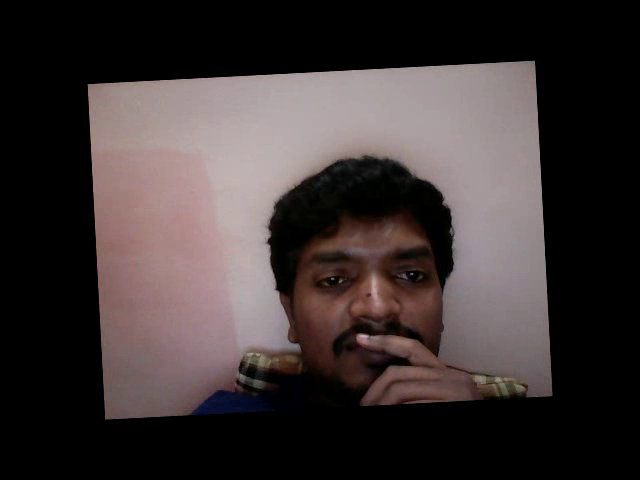
#> input picture frame 3 of Output/webcam_recording_Rotating.avi, 640 x 480 px, given in place of the camera
$ python '11. Rotation effect on Live web cam.py'
#> lines starting #> are read from the running program, lines starting #| are printed output that depends on the picture
import cv2
import time

def main():

    windowName = "Web cam Video"
    cv2.namedWindow(windowName)
    cap = cv2.VideoCapture(0)

    filename = "C:\\Users\\Srikanth\\Desktop\\Python\\Opencv\\Dataset\\output\\webcam_recording_Rotating.avi"
    codec = cv2.VideoWriter_fourcc('X','V','I','D')

    framerate = 30
    resolution = (640,480)

    videofile_output = cv2.VideoWriter(filename,codec,framerate,resolution)

    if cap.isOpened():
        ret, frame = cap.read()
#> frame is the input picture: shape (480, 640, 3); mean B, G, R 52.4, 52.6, 61.1
    else:
        ret = False

    rows, columns, channels = frame.shape
#> rows = 480; columns = 640; channels = 3
    angle = 0
#    scale = 0.1
    scale = 0.7

    while True:

        ret, frame = cap.read()
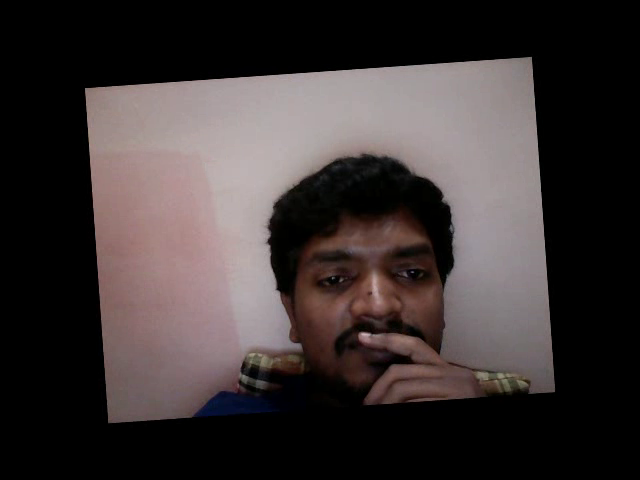
#> input picture frame 4 of Output/webcam_recording_Rotating.avi, 640 x 480 px, given in place of the camera
#> frame is the input picture: shape (480, 640, 3); mean B, G, R 52.4, 52.7, 60.3

        if angle == 360:
            angle = 0

 # [7 lines of commented-out code are left out]

        print(scale)

        R = cv2.getRotationMatrix2D((columns/2, rows/2), angle, scale)
#> R = [[0.7, 0, 96], [0, 0.7, 72]]

        print(R)
#| [[ 0.7  0.  96. ]
#|  [-0.   0.7 72. ]]

        output = cv2.warpAffine(frame, R, (columns, rows))
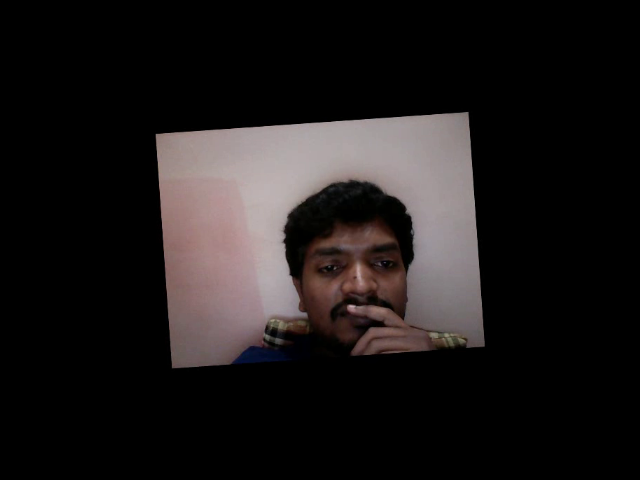
#> output: shape (480, 640, 3); mean B, G, R 25.7, 25.8, 29.5

        videofile_output.write(output)

        cv2.imshow(windowName, output)

        angle += 1
        time.sleep(0.01)

        if cv2.waitKey(1) == 27:
#> (key Esc is pressed here)
            break

    cv2.destroyWindow(windowName)


    cv2.destroyAllWindows()

    videofile_output.release()

    cap.release()


if __name__ == "__main__":
    main()

$ run again, starting later in the video
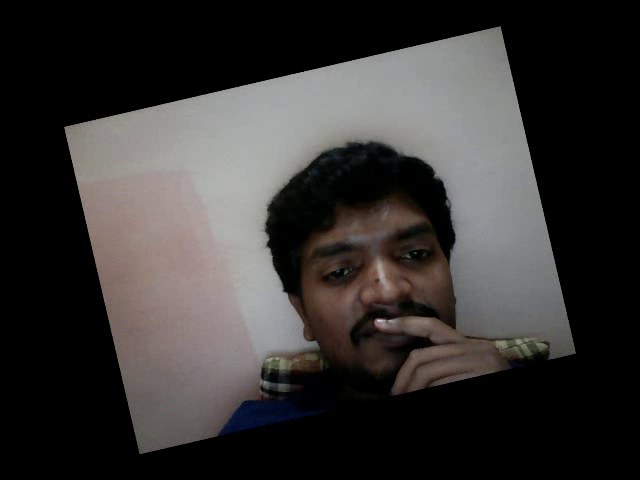
#> input picture frame 13 of Output/webcam_recording_Rotating.avi, 640 x 480 px, given in place of the camera
#> in main, frame is the input picture: shape (480, 640, 3); mean B, G, R 51.6, 52.5, 55.1
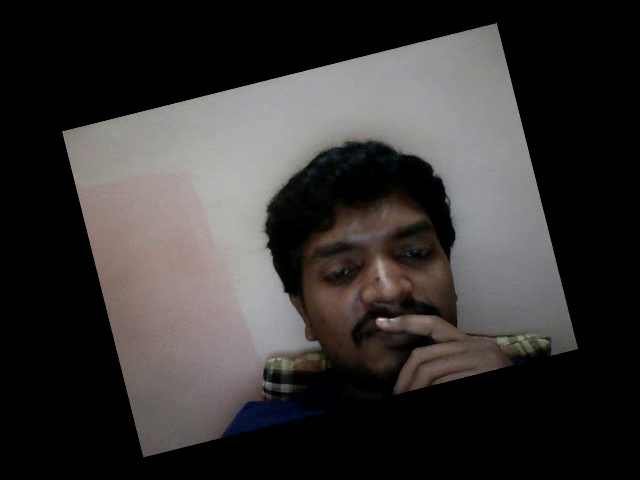
#> input picture frame 14 of Output/webcam_recording_Rotating.avi, 640 x 480 px, given in place of the camera
#> in main, frame is the input picture: shape (480, 640, 3); mean B, G, R 51.6, 52.5, 55.1
#| [[ 0.7  0.  96. ]
#|  [-0.   0.7 72. ]]
#> in main, `output = cv2.warpAffine(frame, R, (columns, rows))`:
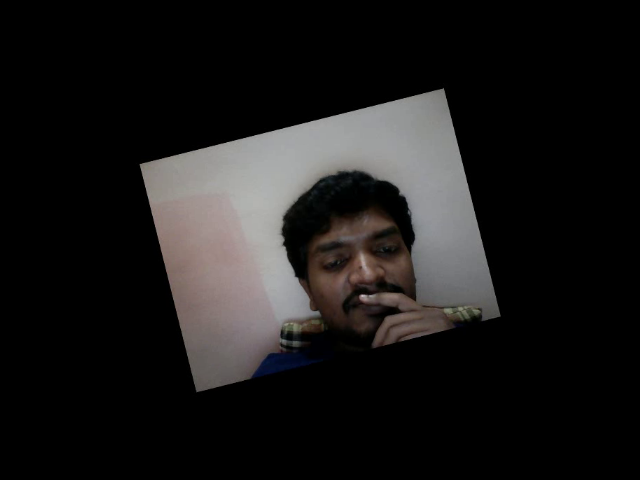
#> output: shape (480, 640, 3); mean B, G, R 25.3, 25.7, 27

$ run again, starting later in the video
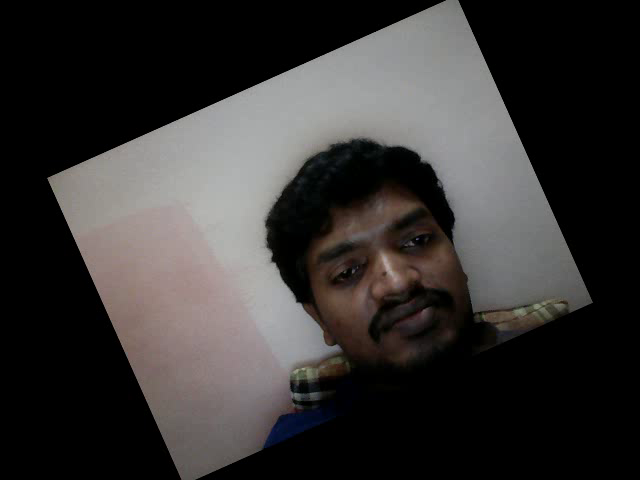
#> input picture frame 24 of Output/webcam_recording_Rotating.avi, 640 x 480 px, given in place of the camera
#> in main, frame is the input picture: shape (480, 640, 3); mean B, G, R 51.6, 52.5, 54.9
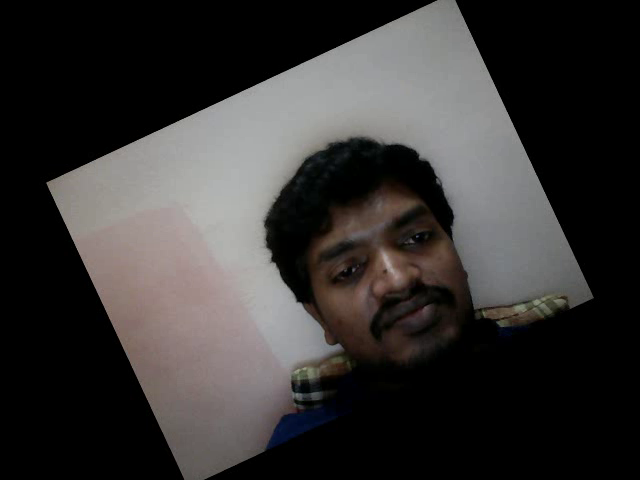
#> input picture frame 25 of Output/webcam_recording_Rotating.avi, 640 x 480 px, given in place of the camera
#> in main, frame is the input picture: shape (480, 640, 3); mean B, G, R 51.5, 52.4, 54.7
#| [[ 0.7  0.  96. ]
#|  [-0.   0.7 72. ]]
#> in main, `output = cv2.warpAffine(frame, R, (columns, rows))`:
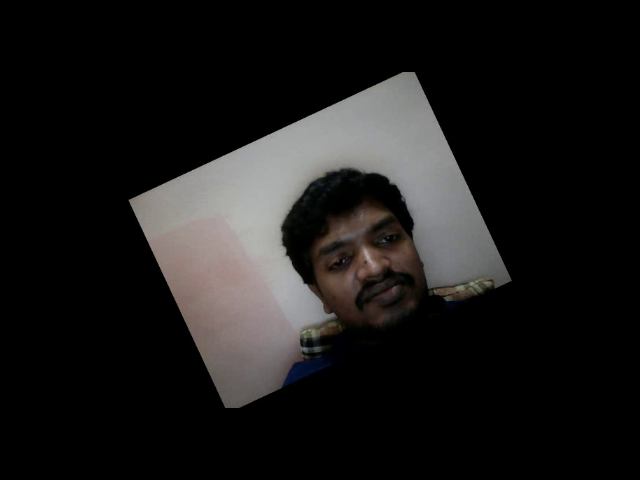
#> output: shape (480, 640, 3); mean B, G, R 25.2, 25.7, 26.8
